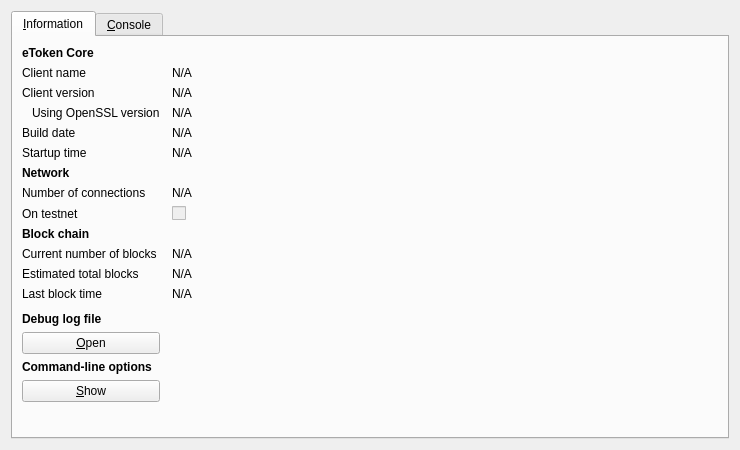
<?xml version="1.0" encoding="UTF-8"?>
<ui version="4.0">
 <class>RPCConsole</class>
 <widget class="QDialog" name="RPCConsole">
  <property name="geometry">
   <rect>
    <x>0</x>
    <y>0</y>
    <width>740</width>
    <height>450</height>
   </rect>
  </property>
  <property name="windowTitle">
   <string>eToken - Debug window</string>
  </property>
  <layout class="QVBoxLayout" name="verticalLayout_2">
   <item>
    <widget class="QTabWidget" name="tabWidget">
     <property name="currentIndex">
      <number>0</number>
     </property>
     <widget class="QWidget" name="tab_info">
      <attribute name="title">
       <string>&amp;Information</string>
      </attribute>
      <layout class="QGridLayout" name="gridLayout" columnstretch="0,1">
       <property name="horizontalSpacing">
        <number>12</number>
       </property>
       <item row="0" column="0">
        <widget class="QLabel" name="label_9">
         <property name="font">
          <font>
           <weight>75</weight>
           <bold>true</bold>
          </font>
         </property>
         <property name="text">
          <string>eToken Core</string>
         </property>
        </widget>
       </item>
       <item row="1" column="0">
        <widget class="QLabel" name="label_5">
         <property name="text">
          <string>Client name</string>
         </property>
        </widget>
       </item>
       <item row="1" column="1">
        <widget class="QLabel" name="clientName">
         <property name="cursor">
          <cursorShape>IBeamCursor</cursorShape>
         </property>
         <property name="text">
          <string>N/A</string>
         </property>
         <property name="textFormat">
          <enum>Qt::PlainText</enum>
         </property>
         <property name="textInteractionFlags">
          <set>Qt::LinksAccessibleByMouse|Qt::TextSelectableByKeyboard|Qt::TextSelectableByMouse</set>
         </property>
        </widget>
       </item>
       <item row="2" column="0">
        <widget class="QLabel" name="label_6">
         <property name="text">
          <string>Client version</string>
         </property>
        </widget>
       </item>
       <item row="2" column="1">
        <widget class="QLabel" name="clientVersion">
         <property name="cursor">
          <cursorShape>IBeamCursor</cursorShape>
         </property>
         <property name="text">
          <string>N/A</string>
         </property>
         <property name="textFormat">
          <enum>Qt::PlainText</enum>
         </property>
         <property name="textInteractionFlags">
          <set>Qt::LinksAccessibleByMouse|Qt::TextSelectableByKeyboard|Qt::TextSelectableByMouse</set>
         </property>
        </widget>
       </item>
       <item row="3" column="0">
        <widget class="QLabel" name="label_14">
         <property name="text">
          <string>Using OpenSSL version</string>
         </property>
         <property name="indent">
          <number>10</number>
         </property>
        </widget>
       </item>
       <item row="3" column="1">
        <widget class="QLabel" name="openSSLVersion">
         <property name="cursor">
          <cursorShape>IBeamCursor</cursorShape>
         </property>
         <property name="text">
          <string>N/A</string>
         </property>
         <property name="textFormat">
          <enum>Qt::PlainText</enum>
         </property>
         <property name="textInteractionFlags">
          <set>Qt::LinksAccessibleByMouse|Qt::TextSelectableByKeyboard|Qt::TextSelectableByMouse</set>
         </property>
        </widget>
       </item>
       <item row="4" column="0">
        <widget class="QLabel" name="label_12">
         <property name="text">
          <string>Build date</string>
         </property>
        </widget>
       </item>
       <item row="4" column="1">
        <widget class="QLabel" name="buildDate">
         <property name="cursor">
          <cursorShape>IBeamCursor</cursorShape>
         </property>
         <property name="text">
          <string>N/A</string>
         </property>
         <property name="textFormat">
          <enum>Qt::PlainText</enum>
         </property>
         <property name="textInteractionFlags">
          <set>Qt::LinksAccessibleByMouse|Qt::TextSelectableByKeyboard|Qt::TextSelectableByMouse</set>
         </property>
        </widget>
       </item>
       <item row="5" column="0">
        <widget class="QLabel" name="label_13">
         <property name="text">
          <string>Startup time</string>
         </property>
        </widget>
       </item>
       <item row="5" column="1">
        <widget class="QLabel" name="startupTime">
         <property name="cursor">
          <cursorShape>IBeamCursor</cursorShape>
         </property>
         <property name="text">
          <string>N/A</string>
         </property>
         <property name="textFormat">
          <enum>Qt::PlainText</enum>
         </property>
         <property name="textInteractionFlags">
          <set>Qt::LinksAccessibleByMouse|Qt::TextSelectableByKeyboard|Qt::TextSelectableByMouse</set>
         </property>
        </widget>
       </item>
       <item row="6" column="0">
        <widget class="QLabel" name="label_11">
         <property name="font">
          <font>
           <weight>75</weight>
           <bold>true</bold>
          </font>
         </property>
         <property name="text">
          <string>Network</string>
         </property>
        </widget>
       </item>
       <item row="7" column="0">
        <widget class="QLabel" name="label_7">
         <property name="text">
          <string>Number of connections</string>
         </property>
        </widget>
       </item>
       <item row="7" column="1">
        <widget class="QLabel" name="numberOfConnections">
         <property name="cursor">
          <cursorShape>IBeamCursor</cursorShape>
         </property>
         <property name="text">
          <string>N/A</string>
         </property>
         <property name="textFormat">
          <enum>Qt::PlainText</enum>
         </property>
         <property name="textInteractionFlags">
          <set>Qt::LinksAccessibleByMouse|Qt::TextSelectableByKeyboard|Qt::TextSelectableByMouse</set>
         </property>
        </widget>
       </item>
       <item row="8" column="0">
        <widget class="QLabel" name="label_8">
         <property name="text">
          <string>On testnet</string>
         </property>
        </widget>
       </item>
       <item row="8" column="1">
        <widget class="QCheckBox" name="isTestNet">
         <property name="enabled">
          <bool>false</bool>
         </property>
         <property name="text">
          <string/>
         </property>
        </widget>
       </item>
       <item row="9" column="0">
        <widget class="QLabel" name="label_10">
         <property name="font">
          <font>
           <weight>75</weight>
           <bold>true</bold>
          </font>
         </property>
         <property name="text">
          <string>Block chain</string>
         </property>
        </widget>
       </item>
       <item row="10" column="0">
        <widget class="QLabel" name="label_3">
         <property name="text">
          <string>Current number of blocks</string>
         </property>
        </widget>
       </item>
       <item row="10" column="1">
        <widget class="QLabel" name="numberOfBlocks">
         <property name="cursor">
          <cursorShape>IBeamCursor</cursorShape>
         </property>
         <property name="text">
          <string>N/A</string>
         </property>
         <property name="textFormat">
          <enum>Qt::PlainText</enum>
         </property>
         <property name="textInteractionFlags">
          <set>Qt::LinksAccessibleByMouse|Qt::TextSelectableByKeyboard|Qt::TextSelectableByMouse</set>
         </property>
        </widget>
       </item>
       <item row="11" column="0">
        <widget class="QLabel" name="label_4">
         <property name="text">
          <string>Estimated total blocks</string>
         </property>
        </widget>
       </item>
       <item row="11" column="1">
        <widget class="QLabel" name="totalBlocks">
         <property name="cursor">
          <cursorShape>IBeamCursor</cursorShape>
         </property>
         <property name="text">
          <string>N/A</string>
         </property>
         <property name="textFormat">
          <enum>Qt::PlainText</enum>
         </property>
         <property name="textInteractionFlags">
          <set>Qt::LinksAccessibleByMouse|Qt::TextSelectableByKeyboard|Qt::TextSelectableByMouse</set>
         </property>
        </widget>
       </item>
       <item row="12" column="0">
        <widget class="QLabel" name="label_2">
         <property name="text">
          <string>Last block time</string>
         </property>
        </widget>
       </item>
       <item row="12" column="1">
        <widget class="QLabel" name="lastBlockTime">
         <property name="cursor">
          <cursorShape>IBeamCursor</cursorShape>
         </property>
         <property name="text">
          <string>N/A</string>
         </property>
         <property name="textFormat">
          <enum>Qt::PlainText</enum>
         </property>
         <property name="textInteractionFlags">
          <set>Qt::LinksAccessibleByMouse|Qt::TextSelectableByKeyboard|Qt::TextSelectableByMouse</set>
         </property>
        </widget>
       </item>
       <item row="13" column="0">
        <spacer name="verticalSpacer_2">
         <property name="orientation">
          <enum>Qt::Vertical</enum>
         </property>
         <property name="sizeHint" stdset="0">
          <size>
           <width>20</width>
           <height>20</height>
          </size>
         </property>
        </spacer>
       </item>
       <item row="14" column="0">
        <widget class="QLabel" name="labelDebugLogfile">
         <property name="font">
          <font>
           <weight>75</weight>
           <bold>true</bold>
          </font>
         </property>
         <property name="text">
          <string>Debug log file</string>
         </property>
        </widget>
       </item>
       <item row="15" column="0">
        <widget class="QPushButton" name="openDebugLogfileButton">
         <property name="toolTip">
          <string>Open the eToken debug log file from the current data directory. This can take a few seconds for large log files.</string>
         </property>
         <property name="text">
          <string>&amp;Open</string>
         </property>
         <property name="autoDefault">
          <bool>false</bool>
         </property>
        </widget>
       </item>
       <item row="16" column="0">
        <widget class="QLabel" name="labelCLOptions">
         <property name="font">
          <font>
           <weight>75</weight>
           <bold>true</bold>
          </font>
         </property>
         <property name="text">
          <string>Command-line options</string>
         </property>
        </widget>
       </item>
       <item row="17" column="0">
        <widget class="QPushButton" name="showCLOptionsButton">
         <property name="toolTip">
          <string>Show the eToken-Qt help message to get a list with possible eToken command-line options.</string>
         </property>
         <property name="text">
          <string>&amp;Show</string>
         </property>
         <property name="autoDefault">
          <bool>false</bool>
         </property>
        </widget>
       </item>
       <item row="18" column="0">
        <spacer name="verticalSpacer">
         <property name="orientation">
          <enum>Qt::Vertical</enum>
         </property>
         <property name="sizeHint" stdset="0">
          <size>
           <width>20</width>
           <height>40</height>
          </size>
         </property>
        </spacer>
       </item>
      </layout>
     </widget>
     <widget class="QWidget" name="tab_console">
      <attribute name="title">
       <string>&amp;Console</string>
      </attribute>
      <layout class="QVBoxLayout" name="verticalLayout_3">
       <property name="spacing">
        <number>3</number>
       </property>
       <item>
        <widget class="QTextEdit" name="messagesWidget">
         <property name="minimumSize">
          <size>
           <width>0</width>
           <height>100</height>
          </size>
         </property>
         <property name="readOnly">
          <bool>true</bool>
         </property>
         <property name="tabKeyNavigation" stdset="0">
          <bool>false</bool>
         </property>
         <property name="columnCount" stdset="0">
          <number>2</number>
         </property>
        </widget>
       </item>
       <item>
        <layout class="QHBoxLayout" name="horizontalLayout">
         <property name="spacing">
          <number>3</number>
         </property>
         <item>
          <widget class="QLabel" name="label">
           <property name="text">
            <string notr="true">&gt;</string>
           </property>
          </widget>
         </item>
         <item>
          <widget class="QLineEdit" name="lineEdit"/>
         </item>
         <item>
          <widget class="QPushButton" name="clearButton">
           <property name="maximumSize">
            <size>
             <width>24</width>
             <height>24</height>
            </size>
           </property>
           <property name="toolTip">
            <string>Clear console</string>
           </property>
           <property name="text">
            <string/>
           </property>
           <property name="icon">
            <iconset resource="../bitcoin.qrc">
             <normaloff>:/icons/remove</normaloff>:/icons/remove</iconset>
           </property>
           <property name="shortcut">
            <string notr="true">Ctrl+L</string>
           </property>
           <property name="autoDefault">
            <bool>false</bool>
           </property>
          </widget>
         </item>
        </layout>
       </item>
      </layout>
     </widget>
    </widget>
   </item>
  </layout>
 </widget>
 <resources>
  <include location="../bitcoin.qrc"/>
 </resources>
 <connections/>
</ui>
